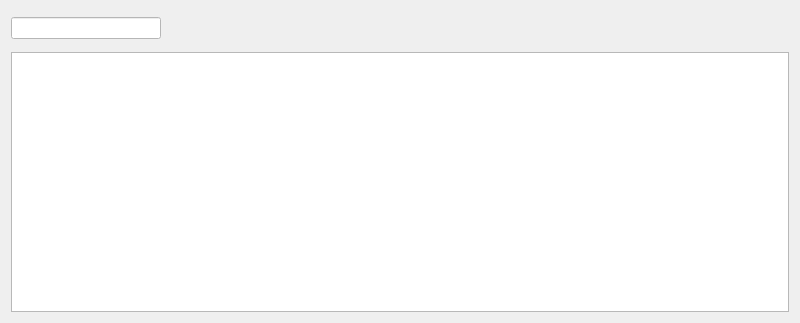
<?xml version="1.0" encoding="UTF-8"?>
<ui version="4.0">
 <class>customTableWidget</class>
 <widget class="QWidget" name="customTableWidget">
  <property name="geometry">
   <rect>
    <x>0</x>
    <y>0</y>
    <width>800</width>
    <height>323</height>
   </rect>
  </property>
  <property name="windowTitle">
   <string>Form</string>
  </property>
  <layout class="QVBoxLayout" name="verticalLayout">
   <item>
    <layout class="QHBoxLayout" name="horizontalLayout">
     <item>
      <widget class="QLineEdit" name="lineEdit">
       <property name="minimumSize">
        <size>
         <width>150</width>
         <height>0</height>
        </size>
       </property>
       <property name="maximumSize">
        <size>
         <width>150</width>
         <height>16777215</height>
        </size>
       </property>
       <property name="styleSheet">
        <string notr="true">background-color: rgb(255, 255, 255);</string>
       </property>
      </widget>
     </item>
     <item>
      <widget class="QPushButton" name="pushButton">
       <property name="minimumSize">
        <size>
         <width>35</width>
         <height>35</height>
        </size>
       </property>
       <property name="maximumSize">
        <size>
         <width>35</width>
         <height>35</height>
        </size>
       </property>
       <property name="styleSheet">
        <string notr="true">border:0px;
background-color: rgba(255, 255, 255, 0);
border-image: url(:/image/search.svg);</string>
       </property>
       <property name="text">
        <string/>
       </property>
      </widget>
     </item>
     <item>
      <widget class="QLabel" name="label">
       <property name="text">
        <string/>
       </property>
      </widget>
     </item>
     <item>
      <spacer name="horizontalSpacer">
       <property name="orientation">
        <enum>Qt::Horizontal</enum>
       </property>
       <property name="sizeHint" stdset="0">
        <size>
         <width>40</width>
         <height>20</height>
        </size>
       </property>
      </spacer>
     </item>
     <item>
      <widget class="QPushButton" name="pushButton_2">
       <property name="minimumSize">
        <size>
         <width>35</width>
         <height>35</height>
        </size>
       </property>
       <property name="maximumSize">
        <size>
         <width>35</width>
         <height>35</height>
        </size>
       </property>
       <property name="styleSheet">
        <string notr="true">border:0px;
background-color: rgba(255, 255, 255, 0);
border-image: url(:/image/add.png);</string>
       </property>
       <property name="text">
        <string/>
       </property>
      </widget>
     </item>
     <item>
      <widget class="QPushButton" name="pushButton_5">
       <property name="minimumSize">
        <size>
         <width>35</width>
         <height>35</height>
        </size>
       </property>
       <property name="maximumSize">
        <size>
         <width>35</width>
         <height>35</height>
        </size>
       </property>
       <property name="styleSheet">
        <string notr="true">border:0px;
background-color: rgba(255, 255, 255, 0);
border-image: url(:/image/edit.png);</string>
       </property>
       <property name="text">
        <string/>
       </property>
      </widget>
     </item>
     <item>
      <widget class="QPushButton" name="pushButton_3">
       <property name="minimumSize">
        <size>
         <width>35</width>
         <height>35</height>
        </size>
       </property>
       <property name="maximumSize">
        <size>
         <width>35</width>
         <height>35</height>
        </size>
       </property>
       <property name="styleSheet">
        <string notr="true">border:0px;
background-color: rgba(255, 255, 255, 0);
border-image: url(:/image/delete.png);</string>
       </property>
       <property name="text">
        <string/>
       </property>
      </widget>
     </item>
     <item>
      <widget class="QPushButton" name="pushButton_4">
       <property name="minimumSize">
        <size>
         <width>35</width>
         <height>35</height>
        </size>
       </property>
       <property name="maximumSize">
        <size>
         <width>35</width>
         <height>35</height>
        </size>
       </property>
       <property name="styleSheet">
        <string notr="true">border:0px;
background-color: rgba(255, 255, 255, 0);
border-image: url(:/image/ok.png);</string>
       </property>
       <property name="text">
        <string/>
       </property>
      </widget>
     </item>
     <item>
      <spacer name="horizontalSpacer_2">
       <property name="orientation">
        <enum>Qt::Horizontal</enum>
       </property>
       <property name="sizeType">
        <enum>QSizePolicy::Fixed</enum>
       </property>
       <property name="sizeHint" stdset="0">
        <size>
         <width>40</width>
         <height>20</height>
        </size>
       </property>
      </spacer>
     </item>
     <item>
      <widget class="QPushButton" name="pushButton_6">
       <property name="minimumSize">
        <size>
         <width>35</width>
         <height>35</height>
        </size>
       </property>
       <property name="maximumSize">
        <size>
         <width>35</width>
         <height>35</height>
        </size>
       </property>
       <property name="styleSheet">
        <string notr="true">border:0px;
background-color: rgba(255, 255, 255, 0);
border-image: url(:/image/import.png);</string>
       </property>
       <property name="text">
        <string/>
       </property>
      </widget>
     </item>
     <item>
      <widget class="QPushButton" name="pushButton_7">
       <property name="minimumSize">
        <size>
         <width>35</width>
         <height>35</height>
        </size>
       </property>
       <property name="maximumSize">
        <size>
         <width>35</width>
         <height>35</height>
        </size>
       </property>
       <property name="styleSheet">
        <string notr="true">border:0px;
background-color: rgba(255, 255, 255, 0);
border-image: url(:/image/export.png);</string>
       </property>
       <property name="text">
        <string/>
       </property>
      </widget>
     </item>
    </layout>
   </item>
   <item>
    <widget class="QTableWidget" name="tableWidget"/>
   </item>
  </layout>
 </widget>
 <resources/>
 <connections/>
</ui>
